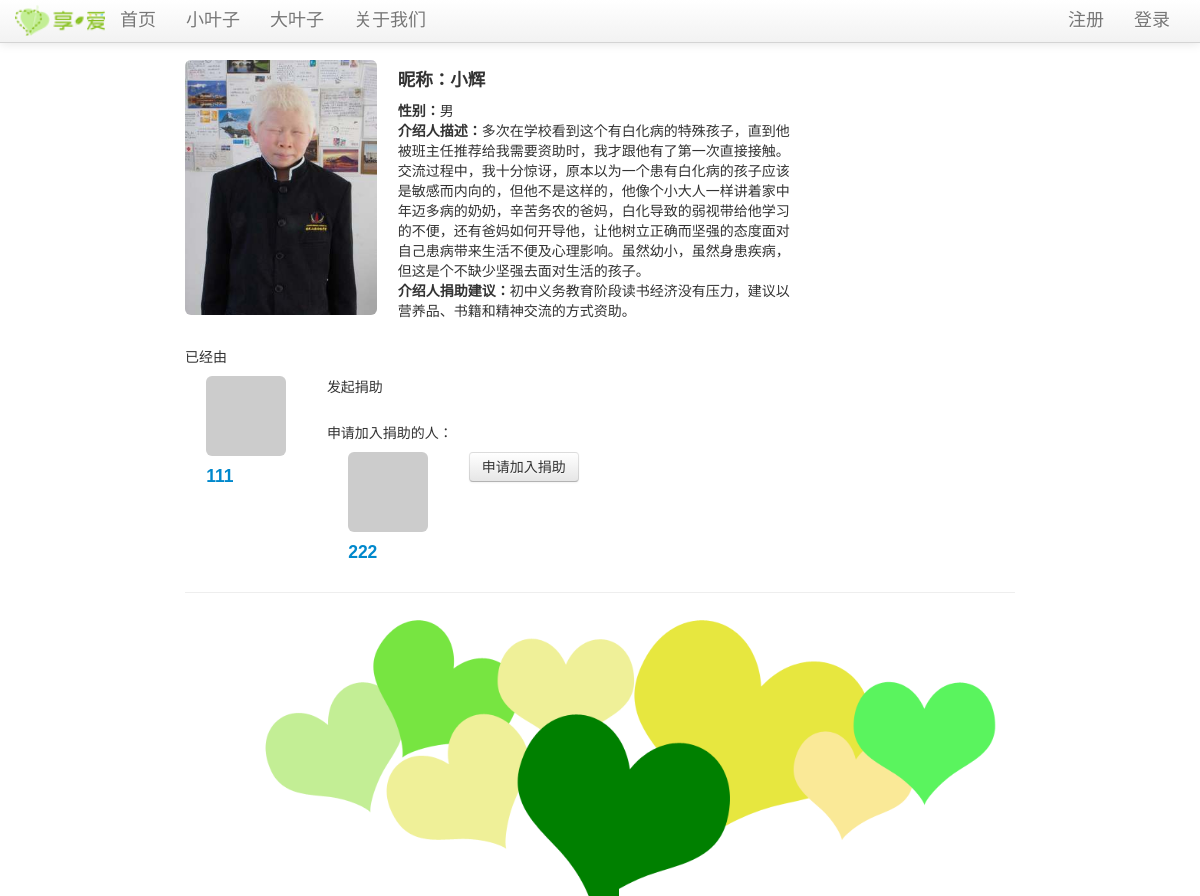
/littleleaf/1 (upper part), run on an earlier commit of the app's database.
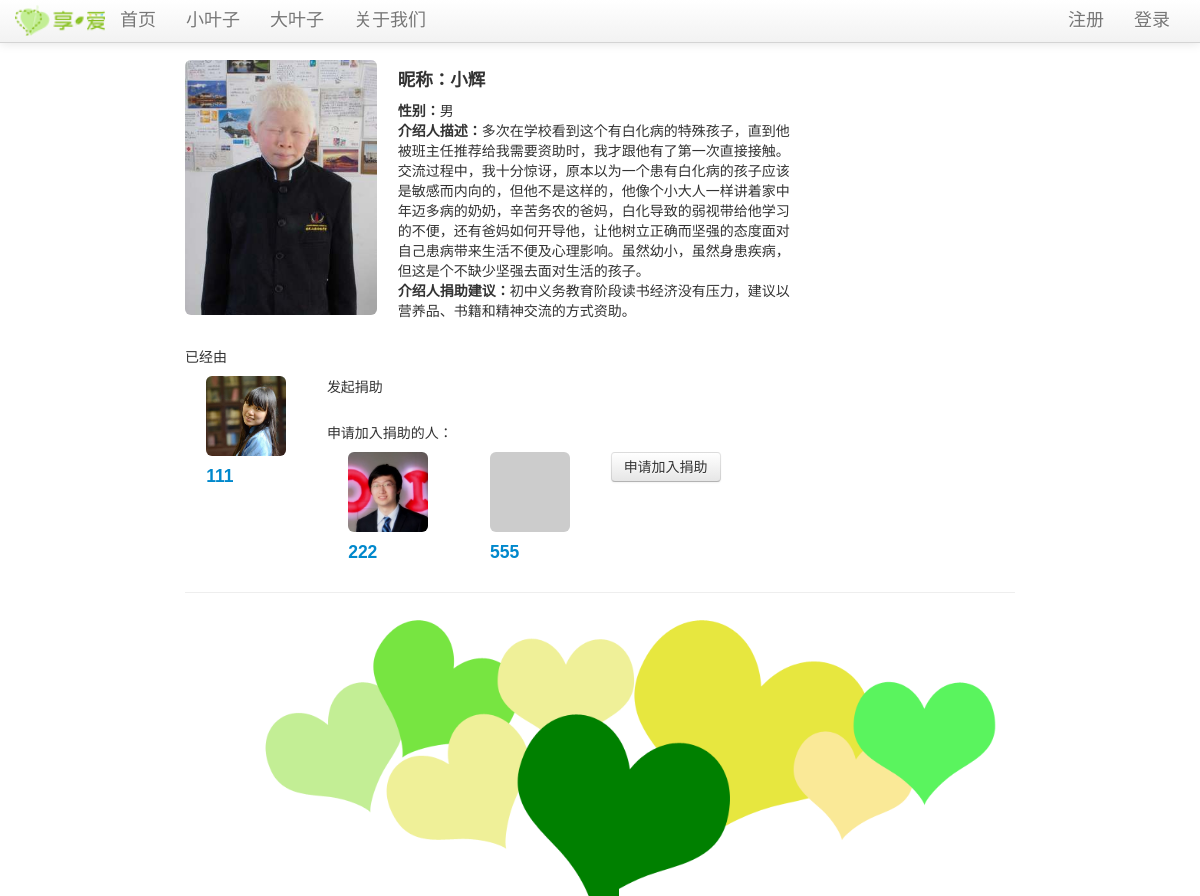
And on a later commit of the database.
### tables this page shows
CREATE TABLE applying (
	id integer primary key autoincrement,
	bleaf_id integer,
	lleaf_id integer,
	createtime TIMESTAMP default (datetime('now', 'localtime'))
);

CREATE TABLE bleaf (avatar TEXT, bleaf_id integer PRIMARY KEY, email text, uname text, sex text, ulevel integer, password text, rrurl text, sinawburl text, qqwburl text, createtime TIMESTAMP);

### sharei.py (the view, shortened to what this page needs)
@app.route('/littleleaf/<lleaf_id>', methods=['GET', 'POST'])
def show_littleleaf(lleaf_id):
    littleleaf = query_db('select * from lleaf where lleaf.lleaf_id = ?', [lleaf_id], one=True)
    if littleleaf is None:
        error = 'Invalid little leaf id'
        return render_template('littleleaf.html', error=error)
    blogs = query_db('select * from blog where blog.lleaf_id = ? order by createtime desc', [lleaf_id])
    donaters = query_db('select donating.bleaf_id, bleaf.avatar, bleaf.uname from donating join bleaf on donating.bleaf_id = bleaf.bleaf_id where donating.lleaf_id = ?', [lleaf_id])
    raiser = query_db('select raising.bleaf_id as bleaf_id, bleaf.avatar as avatar, bleaf.uname as uname from raising join bleaf on raising.bleaf_id = bleaf.bleaf_id where raising.lleaf_id = ?', [lleaf_id], True)
    applyers = query_db('select applying.bleaf_id, bleaf.avatar, bleaf.uname from applying join bleaf on applying.bleaf_id = bleaf.bleaf_id where applying.lleaf_id = ?', [lleaf_id])
    return render_template('littleleaf_timeline.html', littleleaf=littleleaf, blogs=blogs, donaters=donaters, raiser=raiser, applyers=applyers)

### sharei.py (called while the page is built)
def get_db():
    top = _app_ctx_stack.top
    if not hasattr(top, 'sqlite_db'):
        top.sqlite_db = sqlite3.connect(app.config['DATABASE'])
        top.sqlite_db.row_factory = sqlite3.Row
    return top.sqlite_db

@app.teardown_appcontext
def close_database(exception):
    top = _app_ctx_stack.top
    if hasattr(top, 'sqlite_db'):
        top.sqlite_db.close()

def query_db(query, args=(), one=False):
    cur = get_db().execute(query, args)
    rv = cur.fetchall()
    return (rv[0] if rv else None) if one else rv

@app.before_request
def before_request():
    g.bleaf = None
    if 'bleaf_id' in session:
        g.bleaf = query_db('select * from bleaf where bleaf_id = ?', [session['bleaf_id']], one=True)

### templates/littleleaf_timeline.html (shortened to what this page needs)
{% extends "layout.html" %}
{% block body %}
<div class="container-fluid">
  <div class="row-fluid">
    <div class="span3">
        <img src={{ littleleaf.avatar }} style="width:200px" class="img-rounded">
    </div>
    <div class="span6" style="text-align : left;background-color:#FFFFFF; padding-left:20">
      <h4><b>昵称：</b>{{littleleaf.lnickname}}</h4>
      <p><b>性别：</b>{{littleleaf.gender}}<br>
      <b>介绍人描述：</b>{{littleleaf.ginfo}}<br>
      <b>介绍人捐助建议：</b>{{littleleaf.gadvice}}<br>
    </div>
  </div><br>
  <div class="row-fluid">
  {% if littleleaf.status == 1 %}
    <a class="btn" href="{{ url_for('raise_leaf', lleaf_id=littleleaf.lleaf_id) }}">发起捐助</a><br>
  {% elif littleleaf.status == 2 %}
    {% if session.bleaf_id == raiser.bleaf_id  %}
      <p>我已经发起对这枚小叶子的捐助活动
        <a href="{{ url_for('show_bigleaf', bleaf_id=raiser.bleaf_id) }}" target="_blank"><h4>管理我的申请和捐助</h4></a><br>
        {% if applyers %}
          已经申请加入捐助的还有
          {% for applyer in applyers %}
            <div class="span2">
              <img src={{applyer.avatar}} style="width:80px" class="img-rounded">
              <a href="{{ url_for('show_bigleaf', bleaf_id=applyer.bleaf_id) }}" target="_blank"><h4>{{applyer.uname}}</h4></a>
            </div>
          {% endfor %}
        {% else %}
          目前没有其他人申请加入捐助
        {% endif %}
      </p>
    {% else %}
      <p>已经由
        <div class="span2">
          <img src={{raiser.avatar}} style="width:80px" class="img-rounded">
          <a href="{{ url_for('show_bigleaf', bleaf_id=raiser.bleaf_id) }}" target="_blank"><h4>{{raiser.uname}}</h4></a>
        </div>
        发起捐助
      </p><br>
      <p>
      {% if applyers %}
        申请加入捐助的人：
        {% for applyer in applyers %}
          <div class="span2">
            <img src={{applyer.avatar}} style="width:80px" class="img-rounded">
            <a href="{{ url_for('show_bigleaf', bleaf_id=applyer.bleaf_id) }}" target="_blank"><h4>{{applyer.uname}}</h4></a>
          </div>
        {% endfor %}
      {% endif %}
      </p>
      <a class="btn" href="{{ url_for('raise_leaf', lleaf_id=littleleaf.lleaf_id) }}">申请加入捐助</a><br>
    {% endif %}
  {% endif %}
</div>
  <hr>
  <div class="container-fluid">
  <img src="/static/img/treehead.png" style="margin-left:31px;margin-bottom:-60px">
  </div>
  <div id="tl_container">
    <div class="tl_timeline_container">
      <div class="tl_timeline">
      </div>
    </div>
  </div>
</div>
{% endblock %}

What changed in the data, as far as the page shows it:
changed bleaf: avatar: picture added
changed through a linked row, applying (number 1 of 2 on the later page): avatar: picture added in place of a placeholder
added applying: uname "555"
